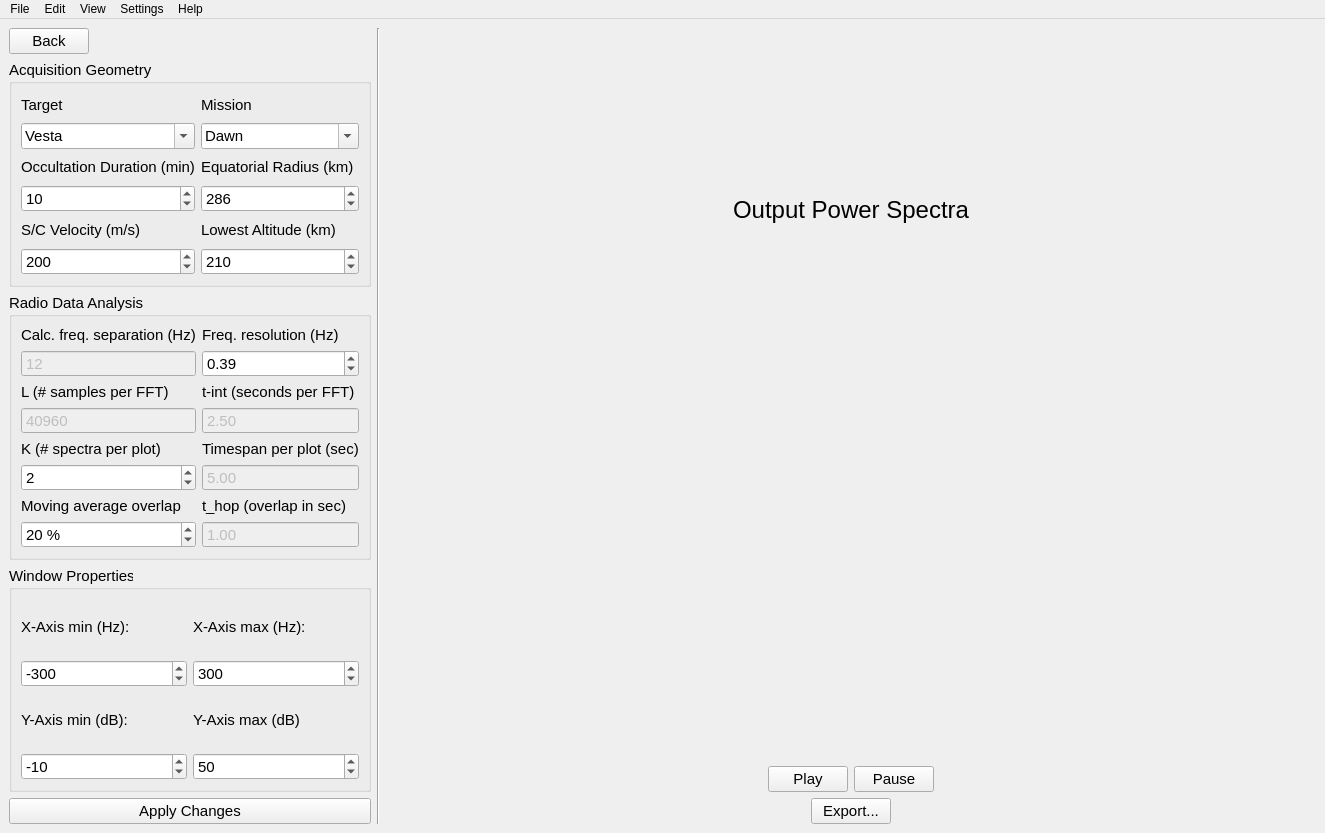
<?xml version="1.0" encoding="UTF-8"?>
<ui version="4.0">
 <class>MainWindow</class>
 <widget class="QMainWindow" name="MainWindow">
  <property name="geometry">
   <rect>
    <x>0</x>
    <y>0</y>
    <width>1325</width>
    <height>833</height>
   </rect>
  </property>
  <property name="font">
   <font>
    <family>Arial</family>
    <pointsize>9</pointsize>
    <weight>50</weight>
    <bold>false</bold>
   </font>
  </property>
  <property name="windowTitle">
   <string>MainWindow</string>
  </property>
  <widget class="QWidget" name="centralwidget">
   <property name="font">
    <font>
     <pointsize>9</pointsize>
    </font>
   </property>
   <layout class="QGridLayout" name="gridLayout">
    <item row="1" column="2">
     <layout class="QHBoxLayout" name="horizontalLayout" stretch="1,1,5">
      <item>
       <layout class="QVBoxLayout" name="vlayout_left">
        <item>
         <layout class="QHBoxLayout" name="horizontalLayout_7">
          <item>
           <widget class="QPushButton" name="btn_back">
            <property name="font">
             <font>
              <pointsize>11</pointsize>
             </font>
            </property>
            <property name="text">
             <string>Back</string>
            </property>
           </widget>
          </item>
          <item>
           <spacer name="horizontalSpacer_5">
            <property name="orientation">
             <enum>Qt::Horizontal</enum>
            </property>
            <property name="sizeHint" stdset="0">
             <size>
              <width>40</width>
              <height>20</height>
             </size>
            </property>
           </spacer>
          </item>
         </layout>
        </item>
        <item>
         <widget class="QGroupBox" name="group_aq_geometry">
          <property name="font">
           <font>
            <family>Arial</family>
            <pointsize>11</pointsize>
           </font>
          </property>
          <property name="title">
           <string>Acquisition Geometry</string>
          </property>
          <layout class="QGridLayout" name="gridLayout_3">
           <item row="0" column="0">
            <widget class="QLabel" name="lbl_target">
             <property name="font">
              <font>
               <family>Arial</family>
               <pointsize>11</pointsize>
              </font>
             </property>
             <property name="text">
              <string>Target</string>
             </property>
            </widget>
           </item>
           <item row="0" column="1">
            <widget class="QLabel" name="lbl_mission">
             <property name="font">
              <font>
               <family>Arial</family>
               <pointsize>11</pointsize>
              </font>
             </property>
             <property name="text">
              <string>Mission</string>
             </property>
            </widget>
           </item>
           <item row="1" column="0">
            <widget class="QComboBox" name="combo_target">
             <property name="enabled">
              <bool>true</bool>
             </property>
             <property name="editable">
              <bool>true</bool>
             </property>
             <property name="currentText">
              <string>Vesta</string>
             </property>
            </widget>
           </item>
           <item row="1" column="1">
            <widget class="QComboBox" name="combo_mission">
             <property name="enabled">
              <bool>true</bool>
             </property>
             <property name="editable">
              <bool>true</bool>
             </property>
             <property name="currentText">
              <string>Dawn</string>
             </property>
            </widget>
           </item>
           <item row="2" column="0">
            <widget class="QLabel" name="lbl_occ_duration">
             <property name="font">
              <font>
               <family>Arial</family>
               <pointsize>11</pointsize>
              </font>
             </property>
             <property name="text">
              <string>Occultation Duration (min)</string>
             </property>
            </widget>
           </item>
           <item row="2" column="1">
            <widget class="QLabel" name="lbl_eq_radius">
             <property name="font">
              <font>
               <family>Arial</family>
               <pointsize>11</pointsize>
              </font>
             </property>
             <property name="text">
              <string>Equatorial Radius (km)</string>
             </property>
            </widget>
           </item>
           <item row="3" column="0">
            <widget class="QSpinBox" name="spin_occ_duration">
             <property name="enabled">
              <bool>true</bool>
             </property>
             <property name="font">
              <font>
               <family>Arial</family>
               <pointsize>11</pointsize>
              </font>
             </property>
             <property name="minimum">
              <number>-100</number>
             </property>
             <property name="value">
              <number>10</number>
             </property>
            </widget>
           </item>
           <item row="3" column="1">
            <widget class="QSpinBox" name="spin_eq_radius">
             <property name="enabled">
              <bool>true</bool>
             </property>
             <property name="font">
              <font>
               <family>Arial</family>
               <pointsize>11</pointsize>
              </font>
             </property>
             <property name="minimum">
              <number>-100</number>
             </property>
             <property name="maximum">
              <number>1000000000</number>
             </property>
             <property name="value">
              <number>286</number>
             </property>
            </widget>
           </item>
           <item row="4" column="0">
            <widget class="QLabel" name="lbl_sc_veolcity">
             <property name="font">
              <font>
               <family>Arial</family>
               <pointsize>11</pointsize>
              </font>
             </property>
             <property name="text">
              <string>S/C Velocity (m/s)</string>
             </property>
            </widget>
           </item>
           <item row="4" column="1">
            <widget class="QLabel" name="lbl_lowest_alt">
             <property name="font">
              <font>
               <family>Arial</family>
               <pointsize>11</pointsize>
              </font>
             </property>
             <property name="text">
              <string>Lowest Altitude (km)</string>
             </property>
            </widget>
           </item>
           <item row="5" column="0">
            <widget class="QSpinBox" name="spin_sc_velocity">
             <property name="enabled">
              <bool>true</bool>
             </property>
             <property name="font">
              <font>
               <family>Arial</family>
               <pointsize>11</pointsize>
              </font>
             </property>
             <property name="minimum">
              <number>-100</number>
             </property>
             <property name="maximum">
              <number>1000</number>
             </property>
             <property name="value">
              <number>200</number>
             </property>
            </widget>
           </item>
           <item row="5" column="1">
            <widget class="QSpinBox" name="spin_lowest_alt">
             <property name="enabled">
              <bool>true</bool>
             </property>
             <property name="font">
              <font>
               <family>Arial</family>
               <pointsize>11</pointsize>
              </font>
             </property>
             <property name="minimum">
              <number>-100</number>
             </property>
             <property name="maximum">
              <number>1000</number>
             </property>
             <property name="value">
              <number>210</number>
             </property>
            </widget>
           </item>
          </layout>
         </widget>
        </item>
        <item>
         <widget class="QGroupBox" name="group_radio_analysis">
          <property name="font">
           <font>
            <family>Arial</family>
            <pointsize>11</pointsize>
           </font>
          </property>
          <property name="title">
           <string>Radio Data Analysis </string>
          </property>
          <layout class="QGridLayout" name="gridLayout_4">
           <item row="4" column="0">
            <widget class="QLabel" name="lbl_k_spec">
             <property name="font">
              <font>
               <family>Arial</family>
               <pointsize>11</pointsize>
              </font>
             </property>
             <property name="text">
              <string>K (# spectra per plot)</string>
             </property>
            </widget>
           </item>
           <item row="2" column="0">
            <widget class="QLabel" name="lbl_l_win">
             <property name="font">
              <font>
               <family>Arial</family>
               <pointsize>11</pointsize>
              </font>
             </property>
             <property name="text">
              <string>L (# samples per FFT)</string>
             </property>
            </widget>
           </item>
           <item row="1" column="1">
            <widget class="QDoubleSpinBox" name="spin_freq_res">
             <property name="enabled">
              <bool>true</bool>
             </property>
             <property name="font">
              <font>
               <family>Arial</family>
               <pointsize>11</pointsize>
              </font>
             </property>
             <property name="decimals">
              <number>2</number>
             </property>
             <property name="maximum">
              <double>1000.000000000000000</double>
             </property>
             <property name="value">
              <double>0.390000000000000</double>
             </property>
            </widget>
           </item>
           <item row="0" column="1">
            <widget class="QLabel" name="lbl_freq_res">
             <property name="font">
              <font>
               <family>Arial</family>
               <pointsize>11</pointsize>
              </font>
             </property>
             <property name="text">
              <string>Freq. resolution (Hz)</string>
             </property>
            </widget>
           </item>
           <item row="0" column="0">
            <widget class="QLabel" name="lbl_freq_separation">
             <property name="font">
              <font>
               <family>Arial</family>
               <pointsize>11</pointsize>
              </font>
             </property>
             <property name="text">
              <string>Calc. freq. separation (Hz)</string>
             </property>
            </widget>
           </item>
           <item row="6" column="0">
            <widget class="QLabel" name="lbl_moving_overlap">
             <property name="font">
              <font>
               <family>Arial</family>
               <pointsize>11</pointsize>
              </font>
             </property>
             <property name="text">
              <string>Moving average overlap</string>
             </property>
            </widget>
           </item>
           <item row="4" column="1">
            <widget class="QLabel" name="lbl_timespan">
             <property name="font">
              <font>
               <family>Arial</family>
               <pointsize>11</pointsize>
              </font>
             </property>
             <property name="text">
              <string>Timespan per plot (sec)</string>
             </property>
            </widget>
           </item>
           <item row="6" column="1">
            <widget class="QLabel" name="lbl_t_hop">
             <property name="font">
              <font>
               <family>Arial</family>
               <pointsize>11</pointsize>
              </font>
             </property>
             <property name="text">
              <string>t_hop (overlap in sec)</string>
             </property>
            </widget>
           </item>
           <item row="7" column="0">
            <widget class="QDoubleSpinBox" name="spin_moving_overlap">
             <property name="enabled">
              <bool>true</bool>
             </property>
             <property name="font">
              <font>
               <family>Arial</family>
               <pointsize>11</pointsize>
              </font>
             </property>
             <property name="suffix">
              <string> %</string>
             </property>
             <property name="decimals">
              <number>0</number>
             </property>
             <property name="value">
              <double>20.000000000000000</double>
             </property>
            </widget>
           </item>
           <item row="2" column="1">
            <widget class="QLabel" name="lbl_t_int">
             <property name="font">
              <font>
               <family>Arial</family>
               <pointsize>11</pointsize>
              </font>
             </property>
             <property name="text">
              <string>t-int (seconds per FFT)</string>
             </property>
            </widget>
           </item>
           <item row="5" column="0">
            <widget class="QDoubleSpinBox" name="spin_k_spec">
             <property name="enabled">
              <bool>true</bool>
             </property>
             <property name="font">
              <font>
               <family>Arial</family>
               <pointsize>11</pointsize>
              </font>
             </property>
             <property name="decimals">
              <number>0</number>
             </property>
             <property name="maximum">
              <double>1000.000000000000000</double>
             </property>
             <property name="value">
              <double>2.000000000000000</double>
             </property>
            </widget>
           </item>
           <item row="3" column="0">
            <widget class="QSpinBox" name="spin_l_win">
             <property name="enabled">
              <bool>false</bool>
             </property>
             <property name="buttonSymbols">
              <enum>QAbstractSpinBox::NoButtons</enum>
             </property>
             <property name="maximum">
              <number>100000000</number>
             </property>
             <property name="value">
              <number>40960</number>
             </property>
            </widget>
           </item>
           <item row="3" column="1">
            <widget class="QDoubleSpinBox" name="spin_t_int">
             <property name="enabled">
              <bool>false</bool>
             </property>
             <property name="buttonSymbols">
              <enum>QAbstractSpinBox::NoButtons</enum>
             </property>
             <property name="decimals">
              <number>2</number>
             </property>
             <property name="maximum">
              <double>1000.000000000000000</double>
             </property>
             <property name="value">
              <double>2.500000000000000</double>
             </property>
            </widget>
           </item>
           <item row="5" column="1">
            <widget class="QDoubleSpinBox" name="spin_timespan">
             <property name="enabled">
              <bool>false</bool>
             </property>
             <property name="buttonSymbols">
              <enum>QAbstractSpinBox::NoButtons</enum>
             </property>
             <property name="maximum">
              <double>1000.000000000000000</double>
             </property>
             <property name="value">
              <double>5.000000000000000</double>
             </property>
            </widget>
           </item>
           <item row="7" column="1">
            <widget class="QDoubleSpinBox" name="spin_t_hop">
             <property name="enabled">
              <bool>false</bool>
             </property>
             <property name="buttonSymbols">
              <enum>QAbstractSpinBox::NoButtons</enum>
             </property>
             <property name="maximum">
              <double>1000.000000000000000</double>
             </property>
             <property name="value">
              <double>1.000000000000000</double>
             </property>
            </widget>
           </item>
           <item row="1" column="0">
            <widget class="QDoubleSpinBox" name="spin_freq_separation">
             <property name="enabled">
              <bool>false</bool>
             </property>
             <property name="buttonSymbols">
              <enum>QAbstractSpinBox::NoButtons</enum>
             </property>
             <property name="decimals">
              <number>0</number>
             </property>
             <property name="maximum">
              <double>1000.000000000000000</double>
             </property>
             <property name="value">
              <double>12.000000000000000</double>
             </property>
            </widget>
           </item>
          </layout>
         </widget>
        </item>
        <item>
         <widget class="QGroupBox" name="group_wind_props">
          <property name="font">
           <font>
            <family>Arial</family>
            <pointsize>11</pointsize>
           </font>
          </property>
          <property name="title">
           <string>Window Properties</string>
          </property>
          <layout class="QGridLayout" name="gridLayout_5">
           <item row="0" column="0">
            <widget class="QLabel" name="lbl_xmin">
             <property name="font">
              <font>
               <family>Arial</family>
               <pointsize>11</pointsize>
              </font>
             </property>
             <property name="text">
              <string>X-Axis min (Hz):</string>
             </property>
            </widget>
           </item>
           <item row="0" column="1">
            <widget class="QLabel" name="lbl_xmax">
             <property name="font">
              <font>
               <family>Arial</family>
               <pointsize>11</pointsize>
              </font>
             </property>
             <property name="text">
              <string>X-Axis max (Hz):</string>
             </property>
            </widget>
           </item>
           <item row="1" column="0">
            <widget class="QSpinBox" name="spin_xmin">
             <property name="enabled">
              <bool>true</bool>
             </property>
             <property name="font">
              <font>
               <family>Arial</family>
               <pointsize>11</pointsize>
              </font>
             </property>
             <property name="minimum">
              <number>-1000</number>
             </property>
             <property name="maximum">
              <number>1000</number>
             </property>
             <property name="value">
              <number>-300</number>
             </property>
            </widget>
           </item>
           <item row="1" column="1">
            <widget class="QSpinBox" name="spin_xmax">
             <property name="enabled">
              <bool>true</bool>
             </property>
             <property name="font">
              <font>
               <family>Arial</family>
               <pointsize>11</pointsize>
              </font>
             </property>
             <property name="minimum">
              <number>-1000</number>
             </property>
             <property name="maximum">
              <number>1000</number>
             </property>
             <property name="value">
              <number>300</number>
             </property>
            </widget>
           </item>
           <item row="2" column="0">
            <widget class="QLabel" name="lbl_ymin">
             <property name="font">
              <font>
               <family>Arial</family>
               <pointsize>11</pointsize>
              </font>
             </property>
             <property name="text">
              <string>Y-Axis min (dB):</string>
             </property>
            </widget>
           </item>
           <item row="2" column="1">
            <widget class="QLabel" name="lbl_ymax">
             <property name="font">
              <font>
               <family>Arial</family>
               <pointsize>11</pointsize>
              </font>
             </property>
             <property name="text">
              <string>Y-Axis max (dB)</string>
             </property>
            </widget>
           </item>
           <item row="3" column="0">
            <widget class="QSpinBox" name="spin_ymin">
             <property name="enabled">
              <bool>true</bool>
             </property>
             <property name="font">
              <font>
               <family>Arial</family>
               <pointsize>11</pointsize>
              </font>
             </property>
             <property name="minimum">
              <number>-1000</number>
             </property>
             <property name="maximum">
              <number>1000</number>
             </property>
             <property name="value">
              <number>-10</number>
             </property>
            </widget>
           </item>
           <item row="3" column="1">
            <widget class="QSpinBox" name="spin_ymax">
             <property name="enabled">
              <bool>true</bool>
             </property>
             <property name="font">
              <font>
               <family>Arial</family>
               <pointsize>11</pointsize>
              </font>
             </property>
             <property name="minimum">
              <number>-1000</number>
             </property>
             <property name="maximum">
              <number>1000</number>
             </property>
             <property name="value">
              <number>50</number>
             </property>
            </widget>
           </item>
          </layout>
         </widget>
        </item>
        <item>
         <widget class="QPushButton" name="btn_apply_changes">
          <property name="font">
           <font>
            <family>Arial</family>
            <pointsize>11</pointsize>
           </font>
          </property>
          <property name="text">
           <string>Apply Changes</string>
          </property>
         </widget>
        </item>
       </layout>
      </item>
      <item>
       <widget class="Line" name="vline_center_divider">
        <property name="font">
         <font>
          <family>Arial</family>
          <pointsize>9</pointsize>
         </font>
        </property>
        <property name="orientation">
         <enum>Qt::Vertical</enum>
        </property>
       </widget>
      </item>
      <item>
       <layout class="QVBoxLayout" name="vlayout_right">
        <item>
         <widget class="QLabel" name="lbl_graph_header">
          <property name="font">
           <font>
            <family>Arial</family>
            <pointsize>18</pointsize>
           </font>
          </property>
          <property name="text">
           <string>Output Power Spectra</string>
          </property>
          <property name="alignment">
           <set>Qt::AlignCenter</set>
          </property>
         </widget>
        </item>
        <item>
         <widget class="BSRAnimation" name="animation_widget" native="true"/>
        </item>
        <item>
         <layout class="QHBoxLayout" name="horizontalLayout_3">
          <item>
           <spacer name="horizontalSpacer">
            <property name="orientation">
             <enum>Qt::Horizontal</enum>
            </property>
            <property name="sizeHint" stdset="0">
             <size>
              <width>40</width>
              <height>20</height>
             </size>
            </property>
           </spacer>
          </item>
          <item>
           <widget class="QPushButton" name="btn_play">
            <property name="font">
             <font>
              <pointsize>11</pointsize>
             </font>
            </property>
            <property name="text">
             <string>Play</string>
            </property>
           </widget>
          </item>
          <item>
           <widget class="QPushButton" name="btn_pause">
            <property name="font">
             <font>
              <pointsize>11</pointsize>
             </font>
            </property>
            <property name="text">
             <string>Pause</string>
            </property>
           </widget>
          </item>
          <item>
           <spacer name="horizontalSpacer_2">
            <property name="orientation">
             <enum>Qt::Horizontal</enum>
            </property>
            <property name="sizeHint" stdset="0">
             <size>
              <width>40</width>
              <height>20</height>
             </size>
            </property>
           </spacer>
          </item>
         </layout>
        </item>
        <item>
         <layout class="QHBoxLayout" name="horizontalLayout_5">
          <item>
           <spacer name="horizontalSpacer_3">
            <property name="orientation">
             <enum>Qt::Horizontal</enum>
            </property>
            <property name="sizeHint" stdset="0">
             <size>
              <width>40</width>
              <height>20</height>
             </size>
            </property>
           </spacer>
          </item>
          <item>
           <widget class="QPushButton" name="btn_export">
            <property name="enabled">
             <bool>true</bool>
            </property>
            <property name="font">
             <font>
              <family>Arial</family>
              <pointsize>11</pointsize>
             </font>
            </property>
            <property name="text">
             <string>Export...</string>
            </property>
           </widget>
          </item>
          <item>
           <spacer name="horizontalSpacer_4">
            <property name="orientation">
             <enum>Qt::Horizontal</enum>
            </property>
            <property name="sizeHint" stdset="0">
             <size>
              <width>40</width>
              <height>20</height>
             </size>
            </property>
           </spacer>
          </item>
         </layout>
        </item>
       </layout>
      </item>
     </layout>
    </item>
   </layout>
  </widget>
  <widget class="QMenuBar" name="menubar">
   <property name="geometry">
    <rect>
     <x>0</x>
     <y>0</y>
     <width>1325</width>
     <height>26</height>
    </rect>
   </property>
   <widget class="QMenu" name="menuFile">
    <property name="title">
     <string>File</string>
    </property>
   </widget>
   <widget class="QMenu" name="menuEdit">
    <property name="title">
     <string>Edit</string>
    </property>
   </widget>
   <widget class="QMenu" name="menuView">
    <property name="title">
     <string>View</string>
    </property>
   </widget>
   <widget class="QMenu" name="menuSettings">
    <property name="title">
     <string>Settings</string>
    </property>
   </widget>
   <widget class="QMenu" name="menuHelp">
    <property name="font">
     <font>
      <family>Arial</family>
     </font>
    </property>
    <property name="title">
     <string>Help</string>
    </property>
   </widget>
   <addaction name="menuFile"/>
   <addaction name="menuEdit"/>
   <addaction name="menuView"/>
   <addaction name="menuSettings"/>
   <addaction name="menuHelp"/>
  </widget>
  <action name="actionView">
   <property name="text">
    <string>View</string>
   </property>
  </action>
 </widget>
 <customwidgets>
  <customwidget>
   <class>BSRAnimation</class>
   <extends>QWidget</extends>
   <header>animation</header>
   <container>1</container>
  </customwidget>
 </customwidgets>
 <resources/>
 <connections/>
</ui>
